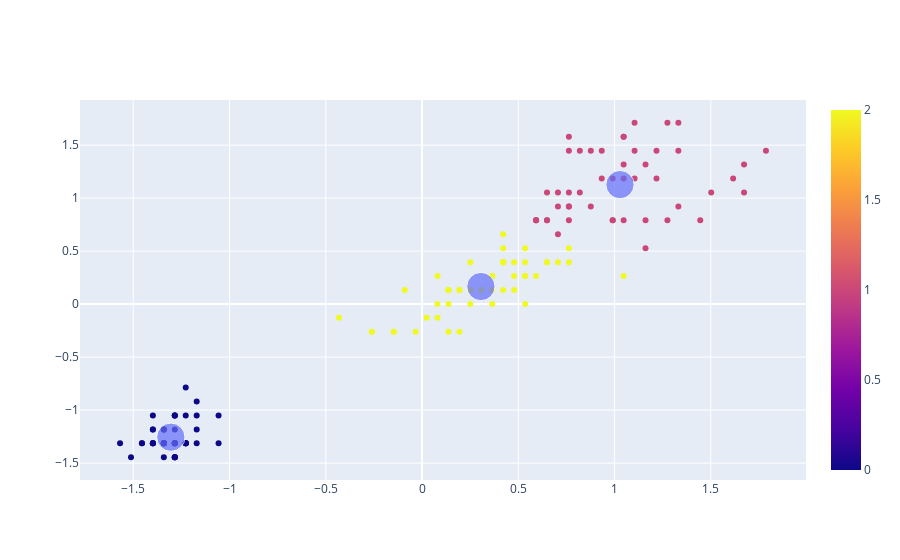

Notebook code for this chart:
### Code cell
grafico_petala = px.scatter(x = X_petala[:,0], y = X_petala[:,1], color = label_cluster_petala)
grafico_centroide = px.scatter(x = centroides_petala[:,0], y = centroides_petala[:,1], size = [7, 7, 7] )
grafico_final_petala = go.Figure(data = grafico_petala.data + grafico_centroide.data)
grafico_final_petala.show()

### Figure 1 — Plotly figure (JSON) as saved in the notebook; plotly's stock layout.template omitted (floating-point values rounded to 4 significant figures; data arrays with more than 128 entries replaced by an {"elided": "..."} marker saying what was removed)
{"data": [{"hovertemplate": "x=%{x}<br>y=%{y}<br>color=%{marker.color}<extra></extra>", "legendgroup": "", "marker": {"color": {"elided": "150 int values"}, "coloraxis": "coloraxis", "symbol": "circle"}, "mode": "markers", "name": "", "orientation": "v", "showlegend": false, "type": "scatter", "x": {"elided": "150 float values"}, "xaxis": "x", "y": {"elided": "150 float values"}, "yaxis": "y"}, {"hovertemplate": "x=%{x}<br>y=%{y}<br>size=%{marker.size}<extra></extra>", "legendgroup": "", "marker": {"color": "#636efa", "size": [7, 7, 7], "sizemode": "area", "sizeref": 0.0175, "symbol": "circle"}, "mode": "markers", "name": "", "orientation": "v", "showlegend": false, "type": "scatter", "x": [-1.305, 1.028, 0.3056], "xaxis": "x", "y": [-1.255, 1.127, 0.1661], "yaxis": "y"}], "layout": {"autosize": true, "xaxis": {"autorange": true, "range": [-1.772, 1.99], "type": "linear"}, "yaxis": {"autorange": true, "range": [-1.772, 1.976], "type": "linear"}}}
